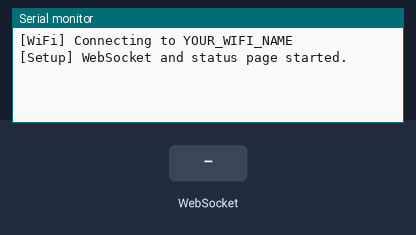
The sketch below on a simulated ESP32. Parts: the last lines printed to the serial monitor. The test bench sets the inputs (shaded band). WiFi joins after 1.5 s; servers stay silent unless stated.

Above: at 1.2 s.
1.3 s: WebSocket text "SIGN:" received
At 2.2 s:
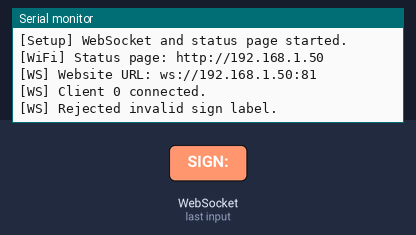
3.0 s: WebSocket text "-" received
At 4.4 s:
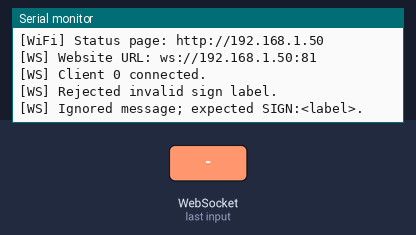

Measured:
- after the input at 1.3 s, the serial monitor: prints a new line after 0.20 s (image 1)
- after the input at 3.0 s, the serial monitor: prints a new line at once (image 2)

The sketch:

espthing.ino
```cpp
#include <WiFi.h>
#include <WebSocketsServer.h>
#include <WebServer.h>

const char* ssid = "YOUR_WIFI_NAME";
const char* password = "YOUR_WIFI_PASSWORD";
const uint16_t WEBSOCKET_PORT = 81;

WebSocketsServer webSocket(WEBSOCKET_PORT);
WebServer httpServer(80);
String lastSign = "None yet";
uint32_t signsReceived = 0;
bool wasConnected = false;

bool isValidLabel(const String& label) {
  if (label.length() == 0 || label.length() > 20) return false;

  for (size_t i = 0; i < label.length(); i++) {
    const char character = label.charAt(i);
    if (!((character >= 'A' && character <= 'Z') ||
          (character >= 'a' && character <= 'z') ||
          character == ' ' || character == '-')) {
      return false;
    }
  }
  return true;
}

void handleHome() {
  String page =
      "<!doctype html><html><head><meta name='viewport' "
      "content='width=device-width,initial-scale=1'><title>ESP32 Sign Receiver"
      "</title></head><body><h1>ESP32 Sign Receiver</h1><p>WebSocket: <code>ws://";
  page += WiFi.localIP().toString();
  page +=
      ":81</code></p><p>Last sign: <strong id='sign'>Loading...</strong></p>"
      "<p>Signs received: <span id='count'>0</span></p>"
      "<script>async function update(){try{const r=await fetch('/status');"
      "const d=await r.json();document.getElementById('sign').textContent=d.sign;"
      "document.getElementById('count').textContent=d.count;"
      "}catch(e){document.getElementById('sign').textContent='ESP32 unavailable';}}"
      "update();setInterval(update,1000);</script></body></html>";
  httpServer.send(200, "text/html", page);
}

void handleStatus() {
  const String response =
      "{\"sign\":\"" + lastSign + "\",\"count\":" + String(signsReceived) + "}";
  httpServer.send(200, "application/json", response);
}

void webSocketEvent(uint8_t client, WStype_t type, uint8_t* payload, size_t length) {
  if (type == WStype_CONNECTED) {
    Serial.printf("[WS] Client %u connected.\n", client);
    return;
  }
  if (type == WStype_DISCONNECTED) {
    Serial.printf("[WS] Client %u disconnected.\n", client);
    return;
  }
  if (type != WStype_TEXT) return;

  String text;
  text.reserve(length);
  for (size_t i = 0; i < length; i++) {
    text += static_cast<char>(payload[i]);
  }
  if (!text.startsWith("SIGN:")) {
    Serial.println("[WS] Ignored message; expected SIGN:<label>.");
    return;
  }

  const String label = text.substring(5);
  if (!isValidLabel(label)) {
    Serial.println("[WS] Rejected invalid sign label.");
    return;
  }

  lastSign = label;
  signsReceived++;
  Serial.printf("[WS] Received sign: %s\n", label.c_str());
  Serial2.println("SIGN:" + label);
  Serial.printf("[UART] Sent to Arduino: SIGN:%s\n", label.c_str());
}

void setup() {
  Serial.begin(115200);
  Serial2.begin(9600, SERIAL_8N1, 16, 17);

  WiFi.mode(WIFI_STA);
  WiFi.setAutoReconnect(true);
  Serial.printf("[WiFi] Connecting to %s\n", ssid);
  WiFi.begin(ssid, password);

  webSocket.begin();
  webSocket.onEvent(webSocketEvent);
  httpServer.on("/", HTTP_GET, handleHome);
  httpServer.on("/status", HTTP_GET, handleStatus);
  httpServer.begin();
  Serial.println("[Setup] WebSocket and status page started.");
}

void loop() {
  webSocket.loop();
  httpServer.handleClient();

  const bool connected = WiFi.status() == WL_CONNECTED;
  if (connected && !wasConnected) {
    Serial.print("[WiFi] Status page: http://");
    Serial.println(WiFi.localIP());
    Serial.print("[WS] Website URL: ws://");
    Serial.print(WiFi.localIP());
    Serial.println(":81");
  } else if (!connected && wasConnected) {
    Serial.println("[WiFi] Disconnected; reconnecting...");
  }
  wasConnected = connected;
}
```
